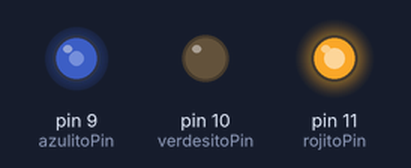
Recording of a sketch running on a simulated Arduino Uno, built with avr-gcc and run on an emulated ATmega328P. Shown: output pins drawn as LEDs (lit = HIGH).

Above: at 0.05 s.
At 1.25 s:
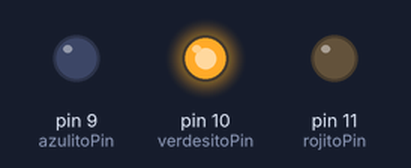
At 2.5 s:
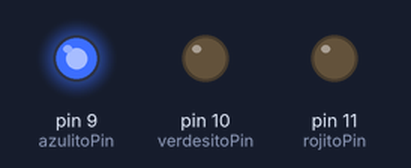
At 5.0 s:
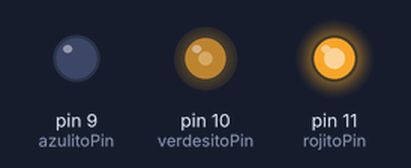
At 7.5 s:
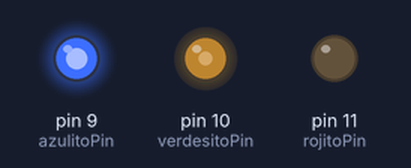
At 10.0 s:
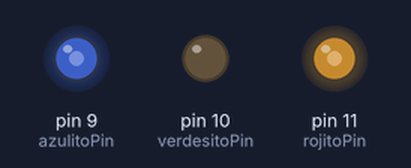
Timing chart, 0 to 13.0 s (numbered marks = the images above):
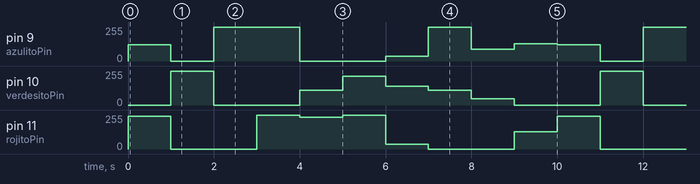

The sketch:

LedRGB.ino
```cpp
const int rojitoPin = 11;
const int verdesitoPin = 10;
const int azulitoPin = 9;

void setup()
{
pinMode(rojitoPin, OUTPUT);
pinMode(verdesitoPin, OUTPUT);
pinMode(azulitoPin, OUTPUT);
}
void loop()
{
 color(244, 0, 123);
 delay(1000);
 color(0 , 255, 0);
 delay(1000);
 color(0, 0, 255);
 delay(1000);
 color(255, 0, 252);
 delay(1000);
 color(237, 109, 0);
 delay(1000);
 color(255, 215, 0);
 delay(1000);
 color(34, 139, 34);
 delay(1000);
 color(0, 112, 255);
 delay(1000);
 color(0, 46, 90);
 delay(1000);
 color(128, 0, 128);
 delay(1000);
}
void color (unsigned char red, unsigned char green, unsigned char blue)
{
 analogWrite(rojitoPin, red);
 analogWrite(verdesitoPin, green);
 analogWrite(azulitoPin, blue);
}
```

Measured:
- by itself, pin 11 (rojitoPin): repeats every 10.0 s: 0/255 2.0 s, 255/255 1.0 s, 237/255 1.0 s, 255/255 1.0 s, 34/255 1.0 s, 0/255 2.0 s, 128/255 1.0 s, 244/255 1.0 s
- by itself, pin 10 (verdesitoPin): repeats every 10.0 s: 0/255 2.0 s, 109/255 1.0 s, 215/255 1.0 s, 139/255 1.0 s, 112/255 1.0 s, 46/255 1.0 s, 0/255 2.0 s, 255/255 1.0 s
